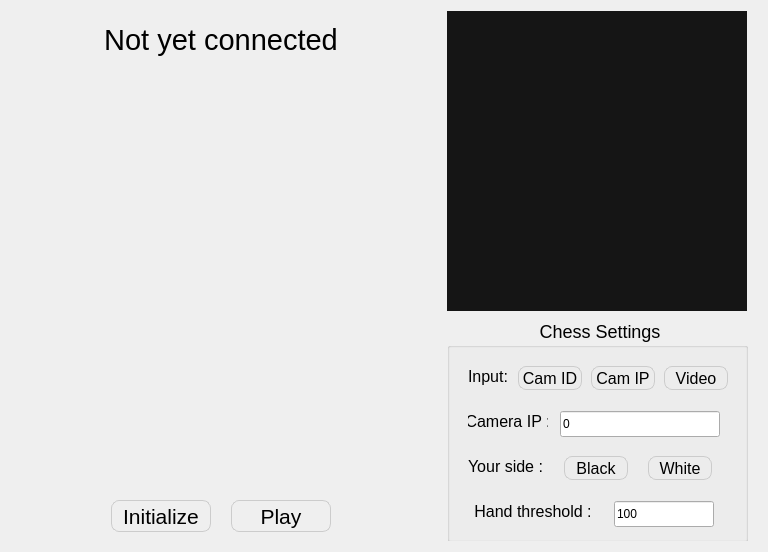
         <widget class="QWidget" name="page_chess">
          <layout class="QHBoxLayout" name="horizontalLayout_28">
           <item>
            <widget class="QWidget" name="chessLeftWidget" native="true">
             <property name="minimumSize">
              <size>
               <width>420</width>
               <height>0</height>
              </size>
             </property>
             <property name="layoutDirection">
              <enum>Qt::LayoutDirection::LeftToRight</enum>
             </property>
             <property name="styleSheet">
              <string notr="true"/>
             </property>
             <layout class="QVBoxLayout" name="verticalLayout_17">
              <property name="spacing">
               <number>20</number>
              </property>
              <item>
               <widget class="QLabel" name="chessLabel">
                <property name="minimumSize">
                 <size>
                  <width>0</width>
                  <height>40</height>
                 </size>
                </property>
                <property name="maximumSize">
                 <size>
                  <width>16777215</width>
                  <height>40</height>
                 </size>
                </property>
                <property name="font">
                 <font>
                  <pointsize>22</pointsize>
                 </font>
                </property>
                <property name="text">
                 <string>Not yet connected</string>
                </property>
                <property name="alignment">
                 <set>Qt::AlignmentFlag::AlignCenter</set>
                </property>
               </widget>
              </item>
              <item alignment="Qt::AlignmentFlag::AlignHCenter|Qt::AlignmentFlag::AlignVCenter">
               <widget class="QWidget" name="chessWidget" native="true">
                <property name="minimumSize">
                 <size>
                  <width>400</width>
                  <height>400</height>
                 </size>
                </property>
                <property name="maximumSize">
                 <size>
                  <width>10000</width>
                  <height>10000</height>
                 </size>
                </property>
                <property name="font">
                 <font>
                  <underline>false</underline>
                 </font>
                </property>
                <property name="styleSheet">
                 <string notr="true"/>
                </property>
               </widget>
              </item>
              <item>
               <layout class="QHBoxLayout" name="horizontalLayout_26">
                <property name="spacing">
                 <number>20</number>
                </property>
                <item>
                 <spacer name="horizontalSpacer_18">
                  <property name="orientation">
                   <enum>Qt::Orientation::Horizontal</enum>
                  </property>
                  <property name="sizeHint" stdset="0">
                   <size>
                    <width>40</width>
                    <height>20</height>
                   </size>
                  </property>
                 </spacer>
                </item>
                <item>
                 <widget class="QPushButton" name="chess_initializeBtn">
                  <property name="minimumSize">
                   <size>
                    <width>100</width>
                    <height>32</height>
                   </size>
                  </property>
                  <property name="maximumSize">
                   <size>
                    <width>100</width>
                    <height>16777215</height>
                   </size>
                  </property>
                  <property name="font">
                   <font>
                    <pointsize>16</pointsize>
                   </font>
                  </property>
                  <property name="styleSheet">
                   <string notr="true">QPushButton {
	background-color: transparent;
	border: 1px solid #cccccc;
	border-radius: 8px;
	padding: 0px
}

QPushButton:checked {
	background-color: rgb(33, 100, 33);
	color: white;
	border: 1px solid #cccccc;
}

QPushButton:hover {
	background-color: #666666;
	color: white;
	border: 1px solid #cccccc;
}</string>
                  </property>
                  <property name="text">
                   <string>Initialize</string>
                  </property>
                  <property name="checkable">
                   <bool>false</bool>
                  </property>
                  <property name="autoExclusive">
                   <bool>true</bool>
                  </property>
                 </widget>
                </item>
                <item>
                 <widget class="QPushButton" name="chess_playBtn">
                  <property name="minimumSize">
                   <size>
                    <width>100</width>
                    <height>32</height>
                   </size>
                  </property>
                  <property name="maximumSize">
                   <size>
                    <width>100</width>
                    <height>16777215</height>
                   </size>
                  </property>
                  <property name="font">
                   <font>
                    <pointsize>16</pointsize>
                   </font>
                  </property>
                  <property name="styleSheet">
                   <string notr="true">QPushButton {
	background-color: transparent;
	border: 1px solid #cccccc;
	border-radius: 8px;
	padding: 0px
}

QPushButton:checked {
	background-color: rgb(33, 100, 33);
	color: white;
	border: 1px solid #cccccc;
}

QPushButton:hover {
	background-color: #666666;
	color: white;
	border: 1px solid #cccccc;
}</string>
                  </property>
                  <property name="text">
                   <string>Play</string>
                  </property>
                  <property name="checkable">
                   <bool>true</bool>
                  </property>
                  <property name="autoExclusive">
                   <bool>true</bool>
                  </property>
                 </widget>
                </item>
                <item>
                 <spacer name="horizontalSpacer_25">
                  <property name="orientation">
                   <enum>Qt::Orientation::Horizontal</enum>
                  </property>
                  <property name="sizeHint" stdset="0">
                   <size>
                    <width>40</width>
                    <height>20</height>
                   </size>
                  </property>
                 </spacer>
                </item>
               </layout>
              </item>
             </layout>
            </widget>
           </item>
           <item>
            <widget class="QWidget" name="chessRightWidget" native="true">
             <property name="minimumSize">
              <size>
               <width>320</width>
               <height>0</height>
              </size>
             </property>
             <property name="styleSheet">
              <string notr="true"/>
             </property>
             <widget class="QWidget" name="camWidget" native="true">
              <property name="geometry">
               <rect>
                <x>10</x>
                <y>0</y>
                <width>300</width>
                <height>300</height>
               </rect>
              </property>
              <property name="minimumSize">
               <size>
                <width>300</width>
                <height>300</height>
               </size>
              </property>
              <property name="styleSheet">
               <string notr="true">background-color: rgb(21, 21, 21);</string>
              </property>
             </widget>
             <widget class="QGroupBox" name="groupBox">
              <property name="geometry">
               <rect>
                <x>10</x>
                <y>310</y>
                <width>301</width>
                <height>221</height>
               </rect>
              </property>
              <property name="styleSheet">
               <string notr="true">QGroupBox {
    font-family: &quot;Segoe UI&quot;;
    font-size: 18px;
}
QGroupBox::title {
    letter-spacing: 2px;
	subcontrol-position: top center;
}
</string>
              </property>
              <property name="title">
               <string>Chess Settings</string>
              </property>
              <layout class="QVBoxLayout" name="verticalLayout_19">
               <item>
                <widget class="QWidget" name="chessInputWidget" native="true">
                 <layout class="QHBoxLayout" name="horizontalLayout_29">
                  <property name="spacing">
                   <number>10</number>
                  </property>
                  <item>
                   <widget class="QLabel" name="chessLabel_2">
                    <property name="maximumSize">
                     <size>
                      <width>50</width>
                      <height>16777215</height>
                     </size>
                    </property>
                    <property name="font">
                     <font>
                      <pointsize>12</pointsize>
                     </font>
                    </property>
                    <property name="text">
                     <string>Input:</string>
                    </property>
                    <property name="alignment">
                     <set>Qt::AlignmentFlag::AlignCenter</set>
                    </property>
                   </widget>
                  </item>
                  <item>
                   <spacer name="horizontalSpacer_28">
                    <property name="orientation">
                     <enum>Qt::Orientation::Horizontal</enum>
                    </property>
                    <property name="sizeHint" stdset="0">
                     <size>
                      <width>40</width>
                      <height>20</height>
                     </size>
                    </property>
                   </spacer>
                  </item>
                  <item>
                   <widget class="QPushButton" name="chess_camidBtn">
                    <property name="minimumSize">
                     <size>
                      <width>64</width>
                      <height>24</height>
                     </size>
                    </property>
                    <property name="maximumSize">
                     <size>
                      <width>64</width>
                      <height>24</height>
                     </size>
                    </property>
                    <property name="font">
                     <font>
                      <pointsize>12</pointsize>
                     </font>
                    </property>
                    <property name="styleSheet">
                     <string notr="true">QPushButton {
	background-color: transparent;
	border: 1px solid #cccccc;
	border-radius: 8px;
	padding: 0px
}

QPushButton:checked {
	background-color: rgb(33, 100, 33);
	color: white;
	border: 1px solid #cccccc;
}

QPushButton:hover {
	background-color: #666666;
	color: white;
	border: 1px solid #cccccc;
}</string>
                    </property>
                    <property name="text">
                     <string>Cam ID</string>
                    </property>
                    <property name="checkable">
                     <bool>true</bool>
                    </property>
                    <property name="autoExclusive">
                     <bool>true</bool>
                    </property>
                   </widget>
                  </item>
                  <item>
                   <widget class="QPushButton" name="chess_camipBtn">
                    <property name="minimumSize">
                     <size>
                      <width>64</width>
                      <height>24</height>
                     </size>
                    </property>
                    <property name="maximumSize">
                     <size>
                      <width>64</width>
                      <height>24</height>
                     </size>
                    </property>
                    <property name="font">
                     <font>
                      <pointsize>12</pointsize>
                     </font>
                    </property>
                    <property name="styleSheet">
                     <string notr="true">QPushButton {
	background-color: transparent;
	border: 1px solid #cccccc;
	border-radius: 8px;
	padding: 0px
}

QPushButton:checked {
	background-color: rgb(33, 100, 33);
	color: white;
	border: 1px solid #cccccc;
}

QPushButton:hover {
	background-color: #666666;
	color: white;
	border: 1px solid #cccccc;
}</string>
                    </property>
                    <property name="text">
                     <string>Cam IP</string>
                    </property>
                    <property name="checkable">
                     <bool>true</bool>
                    </property>
                    <property name="autoExclusive">
                     <bool>true</bool>
                    </property>
                   </widget>
                  </item>
                  <item>
                   <widget class="QPushButton" name="chess_videoBtn">
                    <property name="minimumSize">
                     <size>
                      <width>64</width>
                      <height>24</height>
                     </size>
                    </property>
                    <property name="maximumSize">
                     <size>
                      <width>64</width>
                      <height>24</height>
                     </size>
                    </property>
                    <property name="font">
                     <font>
                      <pointsize>12</pointsize>
                     </font>
                    </property>
                    <property name="styleSheet">
                     <string notr="true">QPushButton {
	background-color: transparent;
	border: 1px solid #cccccc;
	border-radius: 8px;
	padding: 0px
}

QPushButton:checked {
	background-color: rgb(33, 100, 33);
	color: white;
	border: 1px solid #cccccc;
}

QPushButton:hover {
	background-color: #666666;
	color: white;
	border: 1px solid #cccccc;
}</string>
                    </property>
                    <property name="text">
                     <string>Video</string>
                    </property>
                    <property name="checkable">
                     <bool>true</bool>
                    </property>
                    <property name="autoExclusive">
                     <bool>true</bool>
                    </property>
                   </widget>
                  </item>
                 </layout>
                </widget>
               </item>
               <item>
                <widget class="QWidget" name="chessInfoWidget" native="true">
                 <layout class="QHBoxLayout" name="horizontalLayout_30">
                  <item>
                   <widget class="QLabel" name="chess_modeLabel">
                    <property name="maximumSize">
                     <size>
                      <width>80</width>
                      <height>16777215</height>
                     </size>
                    </property>
                    <property name="font">
                     <font>
                      <pointsize>12</pointsize>
                     </font>
                    </property>
                    <property name="text">
                     <string>Camera IP :</string>
                    </property>
                    <property name="alignment">
                     <set>Qt::AlignmentFlag::AlignCenter</set>
                    </property>
                   </widget>
                  </item>
                  <item>
                   <spacer name="horizontalSpacer_29">
                    <property name="orientation">
                     <enum>Qt::Orientation::Horizontal</enum>
                    </property>
                    <property name="sizeHint" stdset="0">
                     <size>
                      <width>40</width>
                      <height>20</height>
                     </size>
                    </property>
                   </spacer>
                  </item>
                  <item>
                   <widget class="QLineEdit" name="chess_infoLineEdit">
                    <property name="minimumSize">
                     <size>
                      <width>160</width>
                      <height>26</height>
                     </size>
                    </property>
                    <property name="text">
                     <string>0</string>
                    </property>
                   </widget>
                  </item>
                  <item>
                   <spacer name="horizontalSpacer_34">
                    <property name="orientation">
                     <enum>Qt::Orientation::Horizontal</enum>
                    </property>
                    <property name="sizeHint" stdset="0">
                     <size>
                      <width>40</width>
                      <height>20</height>
                     </size>
                    </property>
                   </spacer>
                  </item>
                 </layout>
                </widget>
               </item>
               <item>
                <widget class="QWidget" name="chessModeWidget" native="true">
                 <layout class="QHBoxLayout" name="horizontalLayout_31">
                  <item>
                   <widget class="QLabel" name="chessLabel_5">
                    <property name="maximumSize">
                     <size>
                      <width>80</width>
                      <height>16777215</height>
                     </size>
                    </property>
                    <property name="font">
                     <font>
                      <pointsize>12</pointsize>
                     </font>
                    </property>
                    <property name="text">
                     <string>Your side :</string>
                    </property>
                    <property name="alignment">
                     <set>Qt::AlignmentFlag::AlignCenter</set>
                    </property>
                   </widget>
                  </item>
                  <item>
                   <spacer name="horizontalSpacer_30">
                    <property name="orientation">
                     <enum>Qt::Orientation::Horizontal</enum>
                    </property>
                    <property name="sizeHint" stdset="0">
                     <size>
                      <width>40</width>
                      <height>20</height>
                     </size>
                    </property>
                   </spacer>
                  </item>
                  <item>
                   <widget class="QPushButton" name="chess_mode_blackBtn">
                    <property name="minimumSize">
                     <size>
                      <width>64</width>
                      <height>24</height>
                     </size>
                    </property>
                    <property name="maximumSize">
                     <size>
                      <width>64</width>
                      <height>24</height>
                     </size>
                    </property>
                    <property name="font">
                     <font>
                      <pointsize>12</pointsize>
                     </font>
                    </property>
                    <property name="styleSheet">
                     <string notr="true">QPushButton {
	background-color: transparent;
	border: 1px solid #cccccc;
	border-radius: 8px;
	padding: 0px
}

QPushButton:checked {
	background-color: rgb(33, 100, 33);
	color: white;
	border: 1px solid #cccccc;
}

QPushButton:hover {
	background-color: #666666;
	color: white;
	border: 1px solid #cccccc;
}</string>
                    </property>
                    <property name="text">
                     <string>Black</string>
                    </property>
                    <property name="checkable">
                     <bool>true</bool>
                    </property>
                    <property name="autoExclusive">
                     <bool>true</bool>
                    </property>
                   </widget>
                  </item>
                  <item>
                   <spacer name="horizontalSpacer_32">
                    <property name="orientation">
                     <enum>Qt::Orientation::Horizontal</enum>
                    </property>
                    <property name="sizeHint" stdset="0">
                     <size>
                      <width>40</width>
                      <height>20</height>
                     </size>
                    </property>
                   </spacer>
                  </item>
                  <item>
                   <widget class="QPushButton" name="chess_mode_whiteBtn">
                    <property name="minimumSize">
                     <size>
                      <width>64</width>
                      <height>24</height>
                     </size>
                    </property>
                    <property name="maximumSize">
                     <size>
                      <width>64</width>
                      <height>24</height>
                     </size>
                    </property>
                    <property name="font">
                     <font>
                      <pointsize>12</pointsize>
                     </font>
                    </property>
                    <property name="styleSheet">
                     <string notr="true">QPushButton {
	background-color: transparent;
	border: 1px solid #cccccc;
	border-radius: 8px;
	padding: 0px
}

QPushButton:checked {
	background-color: rgb(33, 100, 33);
	color: white;
	border: 1px solid #cccccc;
}

QPushButton:hover {
	background-color: #666666;
	color: white;
	border: 1px solid #cccccc;
}</string>
                    </property>
                    <property name="text">
                     <string>White</string>
                    </property>
                    <property name="checkable">
                     <bool>true</bool>
                    </property>
                    <property name="autoExclusive">
                     <bool>true</bool>
                    </property>
                   </widget>
                  </item>
                  <item>
                   <spacer name="horizontalSpacer_33">
                    <property name="orientation">
                     <enum>Qt::Orientation::Horizontal</enum>
                    </property>
                    <property name="sizeHint" stdset="0">
                     <size>
                      <width>40</width>
                      <height>20</height>
                     </size>
                    </property>
                   </spacer>
                  </item>
                 </layout>
                </widget>
               </item>
               <item>
                <widget class="QWidget" name="chessThresholdWidget" native="true">
                 <layout class="QHBoxLayout" name="horizontalLayout_32">
                  <property name="spacing">
                   <number>10</number>
                  </property>
                  <item>
                   <widget class="QLabel" name="chessLabel_6">
                    <property name="minimumSize">
                     <size>
                      <width>130</width>
                      <height>0</height>
                     </size>
                    </property>
                    <property name="maximumSize">
                     <size>
                      <width>130</width>
                      <height>16777215</height>
                     </size>
                    </property>
                    <property name="font">
                     <font>
                      <pointsize>12</pointsize>
                     </font>
                    </property>
                    <property name="text">
                     <string>Hand threshold :</string>
                    </property>
                    <property name="alignment">
                     <set>Qt::AlignmentFlag::AlignCenter</set>
                    </property>
                   </widget>
                  </item>
                  <item>
                   <spacer name="horizontalSpacer_31">
                    <property name="orientation">
                     <enum>Qt::Orientation::Horizontal</enum>
                    </property>
                    <property name="sizeHint" stdset="0">
                     <size>
                      <width>40</width>
                      <height>20</height>
                     </size>
                    </property>
                   </spacer>
                  </item>
                  <item>
                   <widget class="QLineEdit" name="chess_thresholdLineEdit">
                    <property name="minimumSize">
                     <size>
                      <width>100</width>
                      <height>26</height>
                     </size>
                    </property>
                    <property name="maximumSize">
                     <size>
                      <width>100</width>
                      <height>16777215</height>
                     </size>
                    </property>
                    <property name="text">
                     <string>100</string>
                    </property>
                   </widget>
                  </item>
                  <item>
                   <spacer name="horizontalSpacer_26">
                    <property name="orientation">
                     <enum>Qt::Orientation::Horizontal</enum>
                    </property>
                    <property name="sizeHint" stdset="0">
                     <size>
                      <width>40</width>
                      <height>20</height>
                     </size>
                    </property>
                   </spacer>
                  </item>
                  <item>
                   <spacer name="horizontalSpacer_35">
                    <property name="orientation">
                     <enum>Qt::Orientation::Horizontal</enum>
                    </property>
                    <property name="sizeHint" stdset="0">
                     <size>
                      <width>40</width>
                      <height>20</height>
                     </size>
                    </property>
                   </spacer>
                  </item>
                 </layout>
                </widget>
               </item>
              </layout>
             </widget>
            </widget>
           </item>
          </layout>
         </widget>
